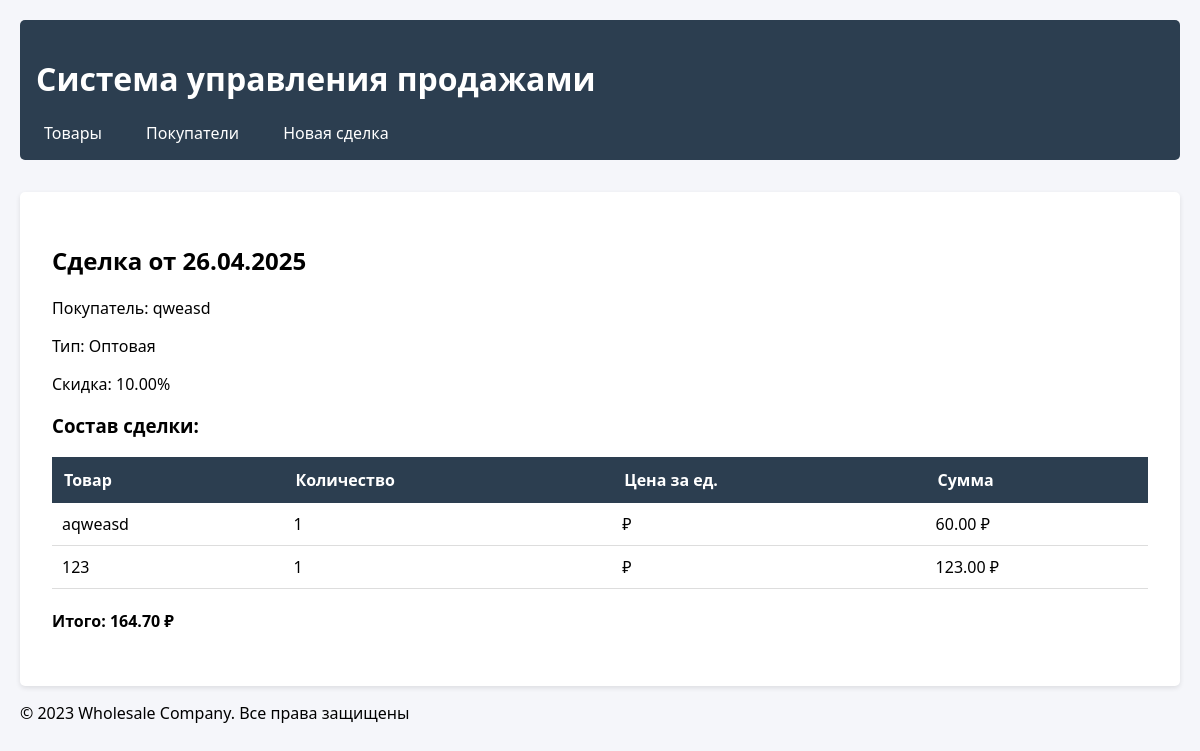
/deals/2/, run on the app's committed database.
### sales/models.py (models this page shows, shortened)
class Deal(models.Model):
    customer = models.ForeignKey(Customer, on_delete=models.CASCADE)
    date = models.DateField("Дата сделки", auto_now_add=True)
    is_wholesale = models.BooleanField("Оптовая продажа", default=False)
    discount = models.DecimalField("Скидка %", max_digits=5, decimal_places=2, default=0)
    @property
    def total(self):
        total = sum(item.subtotal for item in self.dealitem_set.all())
        return total * (1 - self.discount/100)

class Customer(models.Model):
    name = models.CharField("Наименование", max_length=255)
    address = models.TextField("Адрес")
    phone = models.CharField("Телефон", max_length=20)
    contact_person = models.CharField("Контактное лицо", max_length=255)

class DealItem(models.Model):
    deal = models.ForeignKey(Deal, on_delete=models.CASCADE)
    product = models.ForeignKey(Product, on_delete=models.CASCADE)
    quantity = models.PositiveIntegerField("Количество", default=1)
    @property
    def subtotal(self):
        price = self.product.wholesale_price if self.deal.is_wholesale else self.product.retail_price
        return price * self.quantity

class Product(models.Model):
    name = models.CharField("Наименование", max_length=255)
    wholesale_price = models.DecimalField("Оптовая цена", max_digits=10, decimal_places=2)
    retail_price = models.DecimalField("Розничная цена", max_digits=10, decimal_places=2)
    description = models.TextField("Описание", blank=True)

### sales/views.py (the view)
# urls.py: path('deals/<int:pk>/', views.deal_detail, name='deal_detail'),
def deal_detail(request, pk):
    deal = get_object_or_404(Deal, pk=pk)
    return render(request, 'sales/deal_detail.html', {'deal': deal})

### sales/templates/sales/deal_detail.html (shortened to what this page needs)
{% extends "sales/base.html" %}
{% load static %}
{% block content %}
<div class="container">
    <h2>Сделка от {{ deal.date|date:"d.m.Y" }}</h2>
    <div class="deal-info">
        <p>Покупатель: {{ deal.customer.name }}</p>
        <p>Тип: {% if deal.is_wholesale %}Оптовая{% else %}Розничная{% endif %}</p>
        <p>Скидка: {{ deal.discount }}%</p>
        <h3>Состав сделки:</h3>
        <table>
            <thead>
                <tr>
                    <th>Товар</th>
                    <th>Количество</th>
                    <th>Цена за ед.</th>
                    <th>Сумма</th>
                </tr>
            </thead>
            <tbody>
                {% for item in deal.dealitem_set.all %}
                <tr>
                    <td>{{ item.product.name }}</td>
                    <td>{{ item.quantity }}</td>
                    <td>{{ item.price|floatformat:2 }} ₽</td>
                    <td>{{ item.subtotal|floatformat:2 }} ₽</td>
                </tr>
                {% endfor %}
            </tbody>
        </table>
        <h4>Итого: {{ deal.total|floatformat:2 }} ₽</h4>
    </div>
</div>
{% endblock %}

### sales/static/sales/style.css (style rules this page uses)
:root { --primary-color: #2c3e50; --secondary-color: #3498db; }
body { font-family: 'Segoe UI', Tahoma, Geneva, Verdana, sans-serif; margin: 0; padding: 20px; background-color: #f5f6fa; }
.container { background-color: white; padding: 2rem; border-radius: 5px; box-shadow: 0 2px 5px rgba(0,0,0,0.1); }
table { width: 100%; border-collapse: collapse; margin: 1rem 0; }
th { background-color: var(--primary-color); color: white; padding: 12px; text-align: left; }
td { padding: 10px; border-bottom: 1px solid #ddd; }

### data on the page
Deal: date "26.04.2025", customer.name "qweasd", discount "10.00", total "164.70"
DealItem: product.name "aqweasd", quantity "1", subtotal "60.00"
DealItem: product.name "123", quantity "1", subtotal "123.00"
